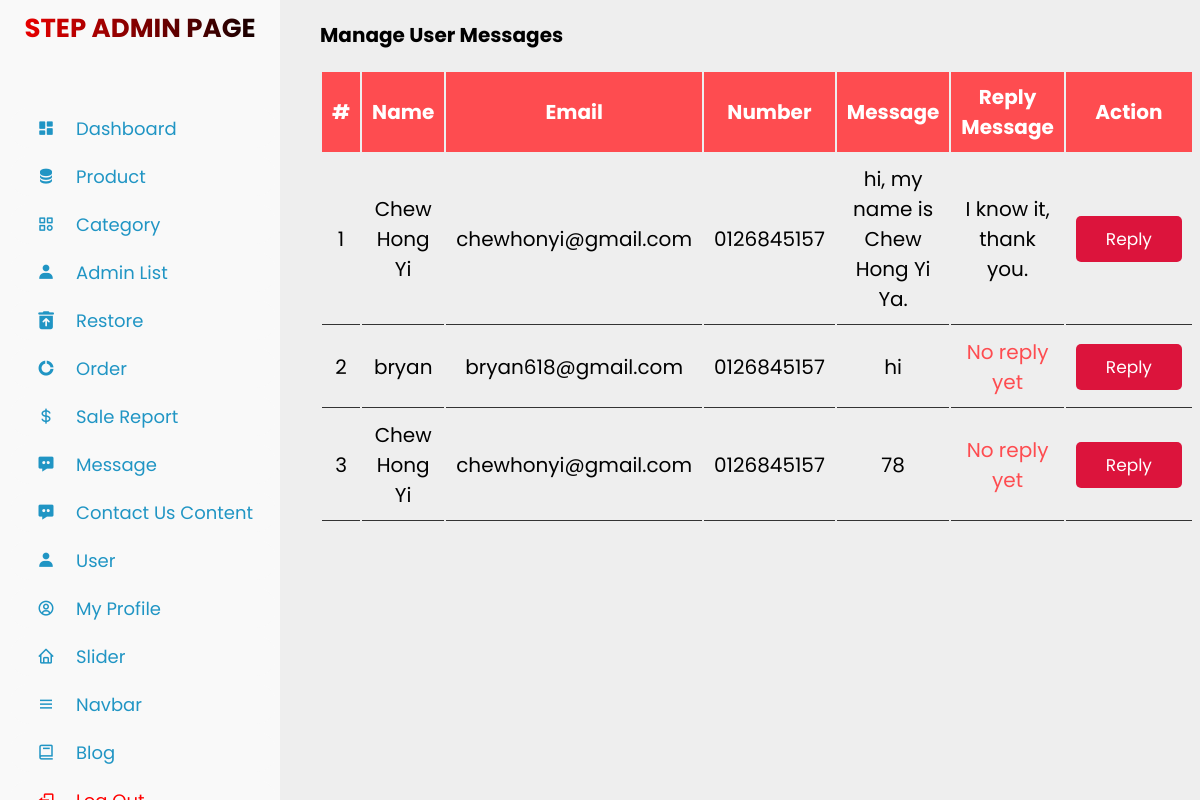
The app's page /admin_contact.php with its own data.
### tables this page shows
CREATE TABLE `messages` (
  `id` int(100) NOT NULL,
  `user_id` int(100) NOT NULL,
  `name` varchar(100) NOT NULL,
  `email` varchar(100) NOT NULL,
  `number` varchar(12) NOT NULL,
  `message` varchar(500) NOT NULL,
  `reply_message` text DEFAULT NULL
);

### admin_contact.php (the view, shortened to what this page needs)
<?php
include 'connect.php';
$stmt = $conn->prepare("SELECT * FROM messages");
$stmt->execute();
$messages = $stmt->fetchAll(PDO::FETCH_ASSOC);
?>
<!DOCTYPE html>
<html lang="en">
<head>
    <link rel="stylesheet" type="text/css" href="assets/css/admin_contact.css">
</head>
<body>
    <?php include 'sidebar.php'; ?>
    <div class="container">
        <h1>Manage User Messages</h1>
        <div class="product-display">
            <table class="product-display-table">
                <thead>
                    <tr>
                        <th>#</th>
                        <th>Name</th>
                        <th>Email</th>
                        <th>Number</th>
                        <th>Message</th>
                        <th>Reply Message</th>
                        <th>Action</th>
                    </tr>
                </thead>
                <tbody>
                    <?php
                    $row_count = 1;
                    foreach ($messages as $message): ?>
                        <tr>
                            <td><?= $row_count++; ?></td>
                            <td><?= htmlspecialchars($message['name']); ?></td>
                            <td><?= htmlspecialchars($message['email']); ?></td>
                            <td><?= htmlspecialchars($message['number']); ?></td>
                            <td><?= htmlspecialchars($message['message']); ?></td>
                            <td><?php if (empty($message['reply_message'])): ?>
                                    <span style="color: #fe4c50;">No reply yet</span>
                                <?php else: ?>
                                    <?= htmlspecialchars($message['reply_message']); ?>
                                <?php endif; ?>
                            </td>
                            <td>
                                <button class="btn edit-category-btn" onclick="openReplyModal('<?= htmlspecialchars($message['email']); ?>', '<?= htmlspecialchars($message['name']); ?>', '<?= htmlspecialchars($message['id']); ?>')">
                                    Reply
                                </button>
                            </td>
                        </tr>
                    <?php endforeach; ?>
                </tbody>
            </table>
        </div>
    </div>
</body>
</html>

### assets/css/admin_contact.css (style rules this page uses)
:root { --green: #27ae60; --black: #333; --white: #fff; --bg-color: #eee; --box-shadow: 0 .5rem 1rem rgba(0, 0, 0, .1); --border: .1rem solid var(--black); }
* { font-family: 'Poppins', sans-serif; margin: 0; padding: 0; box-sizing: border-box; outline: none; border: none; text-decoration: none; text-transform: none; }
html { font-size: 62.5%; overflow-x: hidden; }
.btn { display: block; width: 100%; cursor: pointer; border-radius: .5rem; margin-top: 1rem; font-size: 1.7rem; padding: 1rem 3rem; background: var(--green); color: var(--white); text-align: center; }
.container { max-width: 1200px; padding: 2rem; margin: 0 auto; margin-left:30rem; }
.product-display { margin: 2rem 0; }
.product-display .product-display-table { width : 100%; text-align: center; }
.product-display .product-display-table thead { background: #fe4c50; color: white; }
.product-display .product-display-table th { padding: 1rem; font-size: 2rem; }
.product-display .product-display-table td { padding: 1rem; font-size: 2rem; border-bottom: var(--border); }
.product-display .product-display-table .btn:first-child { margin-top: 0; }
.product-display .product-display-table .btn:last-child { background: crimson; }

### assets/css/sidebar.css (style rules this page uses)
* { margin: 0; padding: 0; box-sizing: border-box; }
body { background-color: #eee; }

### records on screen
messages: name "Chew Hong Yi", email "chewhonyi@gmail.com", number "0126845157", message "hi, my name is Chew Hong Yi Ya.", reply_message "I know it, thank you."
messages: name "bryan", email "bryan618@gmail.com", number "0126845157", message "hi", shows "No reply yet"
messages: name "Chew Hong Yi", email "chewhonyi@gmail.com", number "0126845157", message "78", shows "No reply yet"
